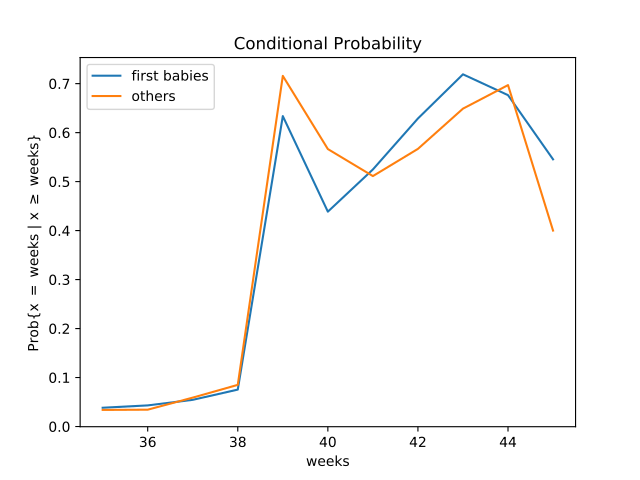

Write Python code to recreate this figure.
"""This file contains code used in "Think Stats",
by Allen B. Downey, available from greenteapress.com

Copyright 2010 Allen B. Downey
License: GNU GPLv3 http://www.gnu.org/licenses/gpl.html
"""

import descriptive
import Pmf
import myplot
import risk

import matplotlib.pyplot as pyplot


def ConditionPmf(pmf, filter_func, name='conditional'):
    """Computes a conditional PMF based on a filter function.
    
    Args:
        pmf: Pmf object
        filter_func: callable that takes a value from the Pmf and returns
                     a boolean
        name: string name for the new pmf
        
    Returns:
        new Pmf object
    """
    cond_pmf = pmf.Copy(name)

    vals = [val for val in pmf.Values() if filter_func(val)]
    for val in vals:
        cond_pmf.Remove(val)
    
    cond_pmf.Normalize()
    return cond_pmf


def ConditionOnWeeks(pmf, week=39, name='conditional'):
    """Computes a PMF conditioned on the given number of weeks.
    
    Args:
        pmf: Pmf object        
        week: the current duration of the pregnancy
        name: string name for the new pmf
        
    Returns:
        new Pmf object
    """
    def filter_func(x):
        return x < week

    cond = ConditionPmf(pmf, filter_func, name)
    return cond


def MakeFigure(firsts, others):
    """Makes a figure showing...
    """

    weeks = range(35, 46)
    
    # probs is a map from table name to list of conditional probabilities
    probs = {}
    for table in [firsts, others]:
        name = table.pmf.name
        probs[name] = []
        for week in weeks:
            cond = ConditionOnWeeks(table.pmf, week)
            prob = cond.Prob(week)
            print (week, prob, table.pmf.name)
            probs[name].append(prob)
            
    # make a plot with one line for each table
    pyplot.clf()        
    for name, ps in probs.items():
        pyplot.plot(weeks, ps, label=name)
        print( name, ps)
        
    pyplot.show()
    myplot.Save(root='conditional',
                xlabel='weeks',
                ylabel=r'Prob{x $=$ weeks | x $\geq$ weeks}',
                title='Conditional Probability')


def RelativeRisk(first, others, week=38):
    """Computes relative risk of the conditional prob of having
    a baby for each week, first babies compared to others.

    first: Pregnancies table
    others: Pregnancies table
    week: 
    """
    print (type(first))
    first_cond = ConditionOnWeeks(first.pmf, week, 'first babies')
    other_cond = ConditionOnWeeks(others.pmf, week, 'others')

    risk.ComputeRelativeRisk(first_cond, other_cond)


def main():
    pool, firsts, others = descriptive.MakeTables()
    RelativeRisk(firsts, others)
    MakeFigure(firsts, others)
    

if __name__ == "__main__":
    main()
